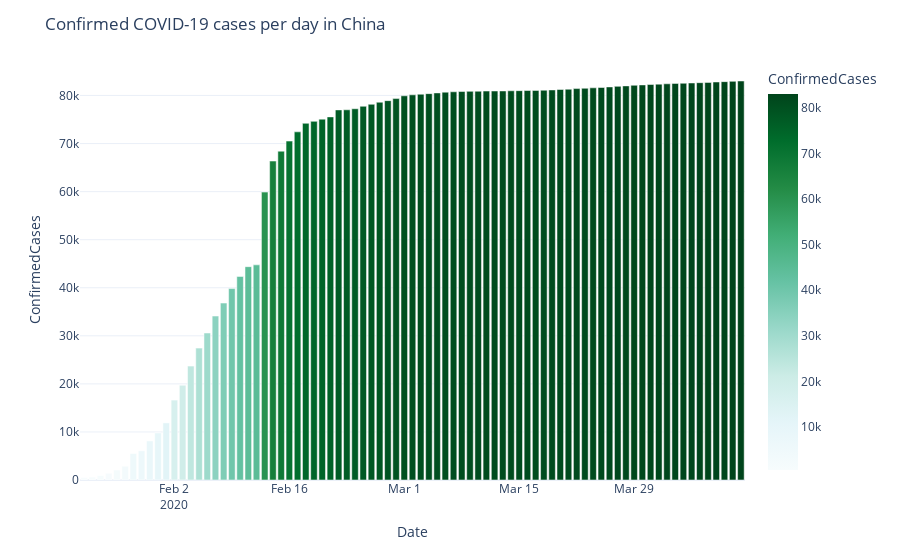

The cell this chart's notebook holds for it:
### Markdown cell above
## Covid-19 Cases in China over Days

### Code cell
df_by_date_China = pd.DataFrame(df.fillna('NA').groupby(['Country_Region','Date'])['ConfirmedCases'].sum().sort_values().reset_index())

fig = px.bar(df_by_date_China.loc[(df_by_date_China['Country_Region'] == 'China') &(df_by_date_China.Date >= '2019-01-22')].sort_values('ConfirmedCases',ascending = False), 
             x='Date', y='ConfirmedCases', color="ConfirmedCases", color_continuous_scale=px.colors.sequential.BuGn)
fig.update_layout(title_text='Confirmed COVID-19 cases per day in China')
fig.show()

### Figure 1 — Plotly figure (JSON) as saved in the notebook; plotly's stock layout.template omitted (floating-point values rounded to 4 significant figures)
{"data": [{"alignmentgroup": "True", "hovertemplate": "Date=%{x}<br>ConfirmedCases=%{marker.color}<extra></extra>", "legendgroup": "", "marker": {"color": [83014, 82941, 82883, 82809, 82718, 82665, 82602, 82543, 82511, 82432, 82361, 82279, 82198, 82122, 81999, 81897, 81782, 81661, 81591, 81498, 81435, 81305, 81250, 81156, 81102, 81058, 81033, 81003, 80977, 80945, 80932, 80921, 80887, 80860, 80823, 80770, 80690, 80537, 80386, 80261, 80136, 79932, 79356, 78928, 78600, 78166, 77754, 77241, 77022, 77001, 75550, 75077, 74619, 74211, 72434, 70513, 68413, 66358, 59895, 44759, 44386, 42354, 39829, 36814, 34110, 30587, 27440, 23707, 19716, 16630, 11891, 9802, 8141, 6087, 5509, 2877, 2075, 1406, 920, 643, 548], "coloraxis": "coloraxis"}, "name": "", "offsetgroup": "", "orientation": "v", "showlegend": false, "textposition": "auto", "type": "bar", "x": ["2020-04-11", "2020-04-10", "2020-04-09", "2020-04-08", "2020-04-07", "2020-04-06", "2020-04-05", "2020-04-04", "2020-04-03", "2020-04-02", "2020-04-01", "2020-03-31", "2020-03-30", "2020-03-29", "2020-03-28", "2020-03-27", "2020-03-26", "2020-03-25", "2020-03-24", "2020-03-23", "2020-03-22", "2020-03-21", "2020-03-20", "2020-03-19", "2020-03-18", "2020-03-17", "2020-03-16", "2020-03-15", "2020-03-14", "2020-03-13", "2020-03-12", "2020-03-11", "2020-03-10", "2020-03-09", "2020-03-08", "2020-03-07", "2020-03-06", "2020-03-05", "2020-03-04", "2020-03-03", "2020-03-02", "2020-03-01", "2020-02-29", "2020-02-28", "2020-02-27", "2020-02-26", "2020-02-25", "2020-02-24", "2020-02-23", "2020-02-22", "2020-02-21", "2020-02-20", "2020-02-19", "2020-02-18", "2020-02-17", "2020-02-16", "2020-02-15", "2020-02-14", "2020-02-13", "2020-02-12", "2020-02-11", "2020-02-10", "2020-02-09", "2020-02-08", "2020-02-07", "2020-02-06", "2020-02-05", "2020-02-04", "2020-02-03", "2020-02-02", "2020-02-01", "2020-01-31", "2020-01-30", "2020-01-29", "2020-01-28", "2020-01-27", "2020-01-26", "2020-01-25", "2020-01-24", "2020-01-23", "2020-01-22"], "xaxis": "x", "y": [83014, 82941, 82883, 82809, 82718, 82665, 82602, 82543, 82511, 82432, 82361, 82279, 82198, 82122, 81999, 81897, 81782, 81661, 81591, 81498, 81435, 81305, 81250, 81156, 81102, 81058, 81033, 81003, 80977, 80945, 80932, 80921, 80887, 80860, 80823, 80770, 80690, 80537, 80386, 80261, 80136, 79932, 79356, 78928, 78600, 78166, 77754, 77241, 77022, 77001, 75550, 75077, 74619, 74211, 72434, 70513, 68413, 66358, 59895, 44759, 44386, 42354, 39829, 36814, 34110, 30587, 27440, 23707, 19716, 16630, 11891, 9802, 8141, 6087, 5509, 2877, 2075, 1406, 920, 643, 548], "yaxis": "y"}], "layout": {"barmode": "relative", "coloraxis": {"colorbar": {"title": {"text": "ConfirmedCases"}}, "colorscale": [[0, "rgb(247,252,253)"], [0.125, "rgb(229,245,249)"], [0.25, "rgb(204,236,230)"], [0.375, "rgb(153,216,201)"], [0.5, "rgb(102,194,164)"], [0.625, "rgb(65,174,118)"], [0.75, "rgb(35,139,69)"], [0.875, "rgb(0,109,44)"], [1, "rgb(0,68,27)"]]}, "legend": {"tracegroupgap": 0}, "margin": {"t": 60}, "title": {"text": "Confirmed COVID-19 cases per day in China"}, "xaxis": {"anchor": "y", "domain": [0, 1], "title": {"text": "Date"}}, "yaxis": {"anchor": "x", "domain": [0, 1], "title": {"text": "ConfirmedCases"}}}}
